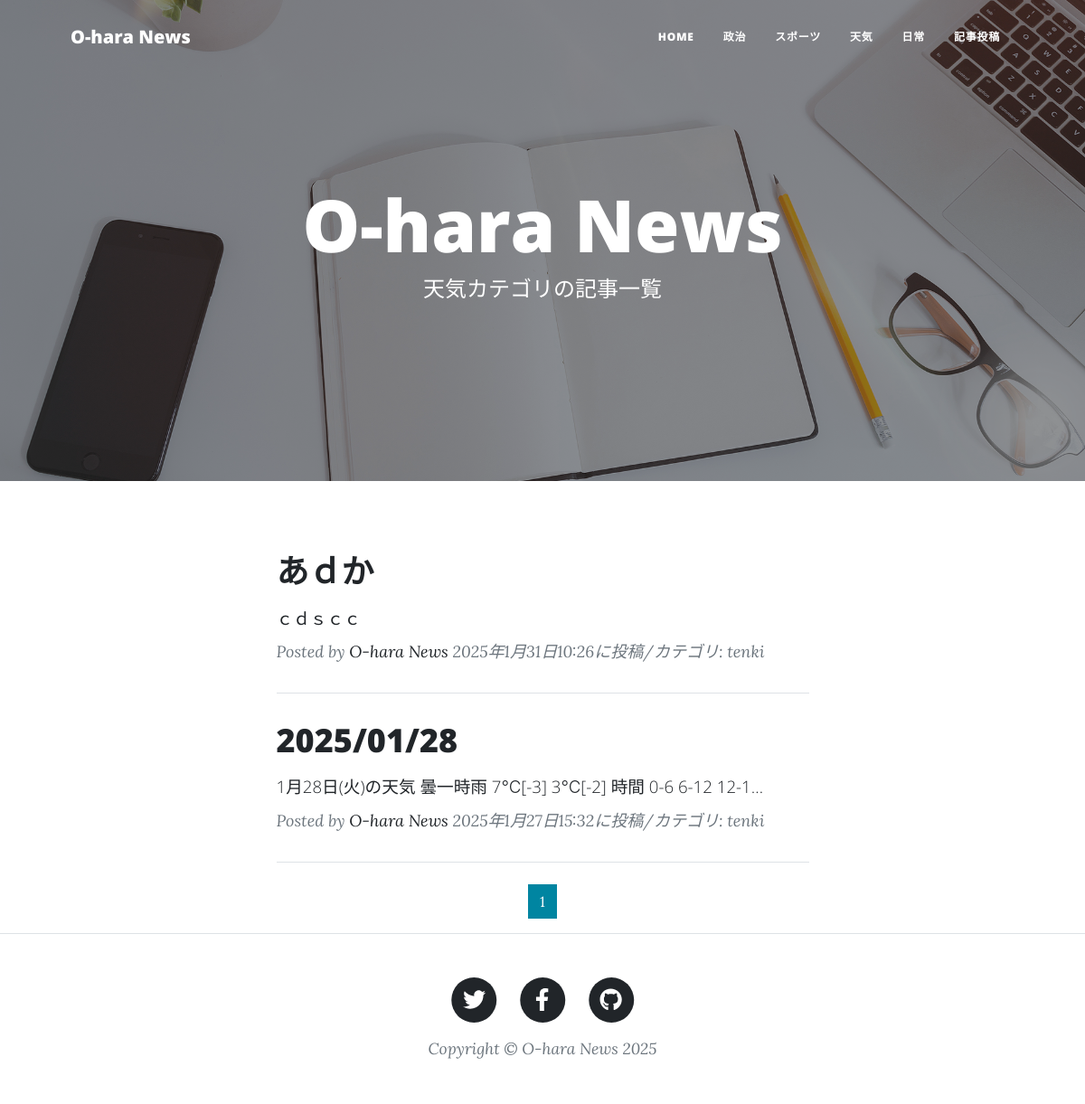
The page /tenki/ on the database as committed earlier.
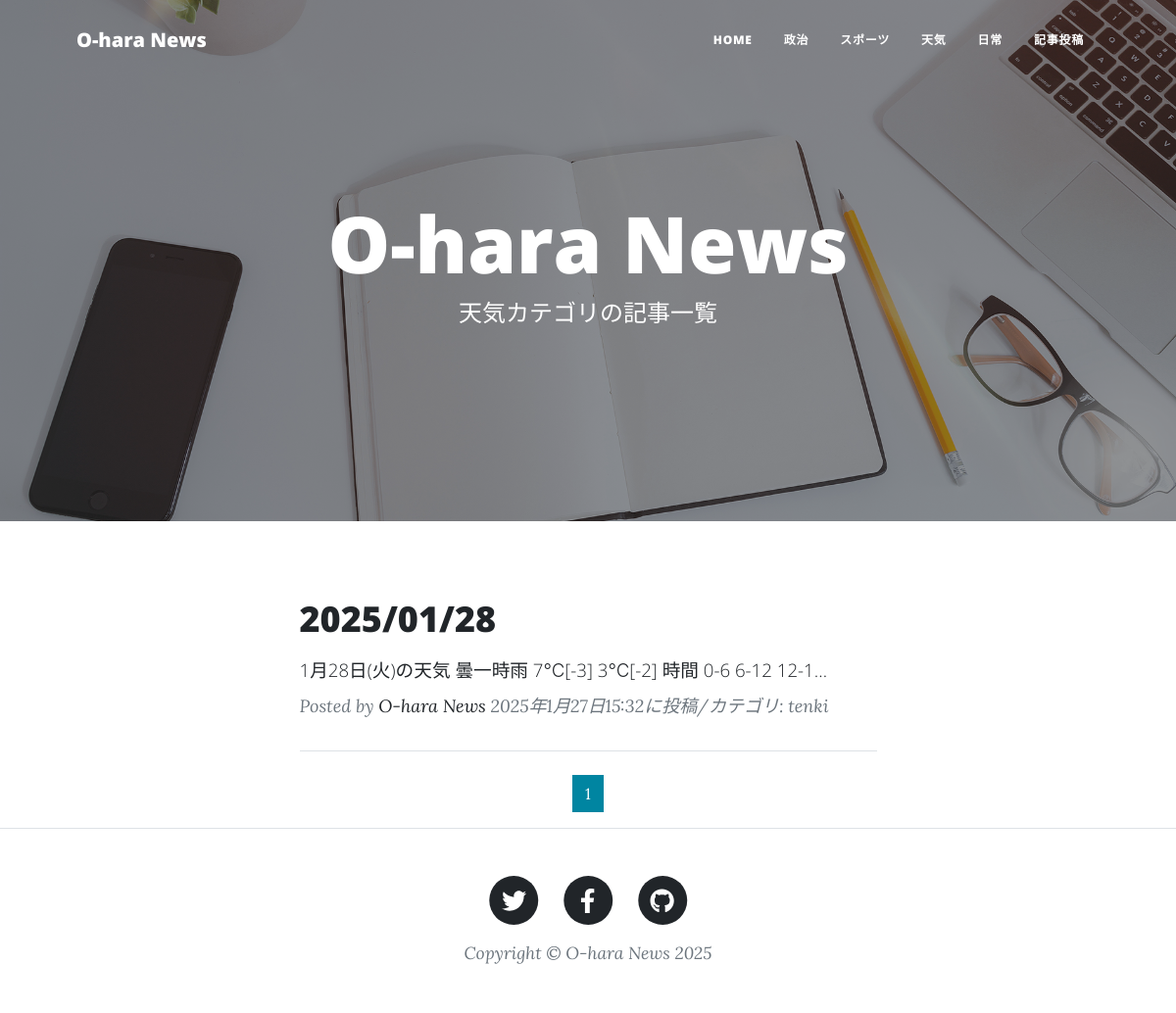
The same page on the database as committed later.
### newsapp/models.py (models this page shows, shortened)
class NewsPost(models.Model):
    CATEGORY = (('seizi', '政治'),
                ('sports', 'スポーツ'),
                ('tenki', '天気'),
                ('nitizyo','日常'),
                )
    title = models.CharField(
        verbose_name='タイトル',
        max_length=200
    )
    content = models.TextField(
        verbose_name='本文'
    )
    posted_at = models.DateTimeField(
        verbose_name='投稿日時',
        auto_now_add=True
    )
    category = models.CharField(
        verbose_name='カテゴリ',
        max_length=50,
        choices=CATEGORY
    )

### newsapp/views.py (the view)
# urls.py: path('tenki/', views.TenkiView.as_view(), name='tenki'),
class TenkiView(ListView):
    template_name='tenki.html'#music
    model = NewsPost
    context_object_name = 'tenki_records'
    queryset = NewsPost.objects.filter(
        category='tenki').order_by('-posted_at')
    paginate_by = 2

### newsapp/templates/tenki.html (shortened to what this page needs)
{% extends 'base.html' %}
{% load static %}
{% block header %}
<header class="masthead" style="background-image: url({% static 'assets/img/home-bg.jpg' %})">
    <div class="container position-relative px-4 px-lg-5">
        <div class="row gx-4 gx-lg-5 justify-content-center">
            <div class="col-md-10 col-lg-8 col-xl-7">
                <div class="site-heading">
                    <h1>O-hara News</h1>
                    <span class="subheading">天気カテゴリの記事一覧</span>
                </div>
            </div>
        </div>
    </div>
</header>
{% endblock %}
{% block contents %}
<div class="container px-4 px-lg-5">
    <div class="row gx-4 gx-lg-5 justify-content-center">
        <div class="col-md-10 col-lg-8 col-xl-7">
            {% for record in tenki_records %}
            <div class="post-preview">
                <a href="{% url 'newsapp:news_detail' record.pk %}">
                    <h2 class="post-title">
                        {{record.title}}</h2>
                    <h3 class="post-subtitle">
                        <span style="font-size: 14pt">
                            {{record.content|truncatechars:50}}
                        </span>
                    </h3>
                </a>
                <p class="post-meta">
                    Posted by
                    <a href="#!">O-hara News</a>
                    {{record.posted_at}}に投稿/カテゴリ:
                    {{record.category}}
                </p>
            </div>
            <hr class="my-4" />
            {% endfor %}
            {% include "pagination.html" %}
        </div>
    </div>
</div>
{% endblock %}

Rows that differ between the two databases and show on the page:
removed NewsPost: title "あｄか", content "ｃｄｓｃｃ", posted_at "2025年1月31日10:26", category "tenki"
